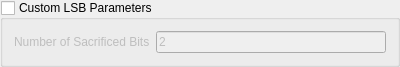
<?xml version="1.0" encoding="UTF-8"?>
<ui version="4.0">
 <class>GroupBox</class>
 <widget class="QGroupBox" name="GroupBox">
  <property name="geometry">
   <rect>
    <x>0</x>
    <y>0</y>
    <width>400</width>
    <height>60</height>
   </rect>
  </property>
  <property name="windowTitle">
   <string>GroupBox</string>
  </property>
  <property name="title">
   <string>Custom LSB Parameters</string>
  </property>
  <property name="checkable">
   <bool>true</bool>
  </property>
  <property name="checked">
   <bool>false</bool>
  </property>
  <layout class="QVBoxLayout" name="verticalLayout">
   <item>
    <layout class="QFormLayout" name="num_of_sacrificed_bits_field_layout">
     <item row="0" column="0">
      <widget class="QLabel" name="num_of_sacrificed_bits_lable">
       <property name="acceptDrops">
        <bool>false</bool>
       </property>
       <property name="toolTip">
        <string/>
       </property>
       <property name="text">
        <string>Number of Sacrificed Bits</string>
       </property>
      </widget>
     </item>
     <item row="0" column="1">
      <widget class="QLineEdit" name="num_of_sacrificed_bits_line_edit">
       <property name="text">
        <string>2</string>
       </property>
       <property name="placeholderText">
        <string>1 to 8</string>
       </property>
      </widget>
     </item>
    </layout>
   </item>
  </layout>
 </widget>
 <resources/>
 <connections/>
</ui>
